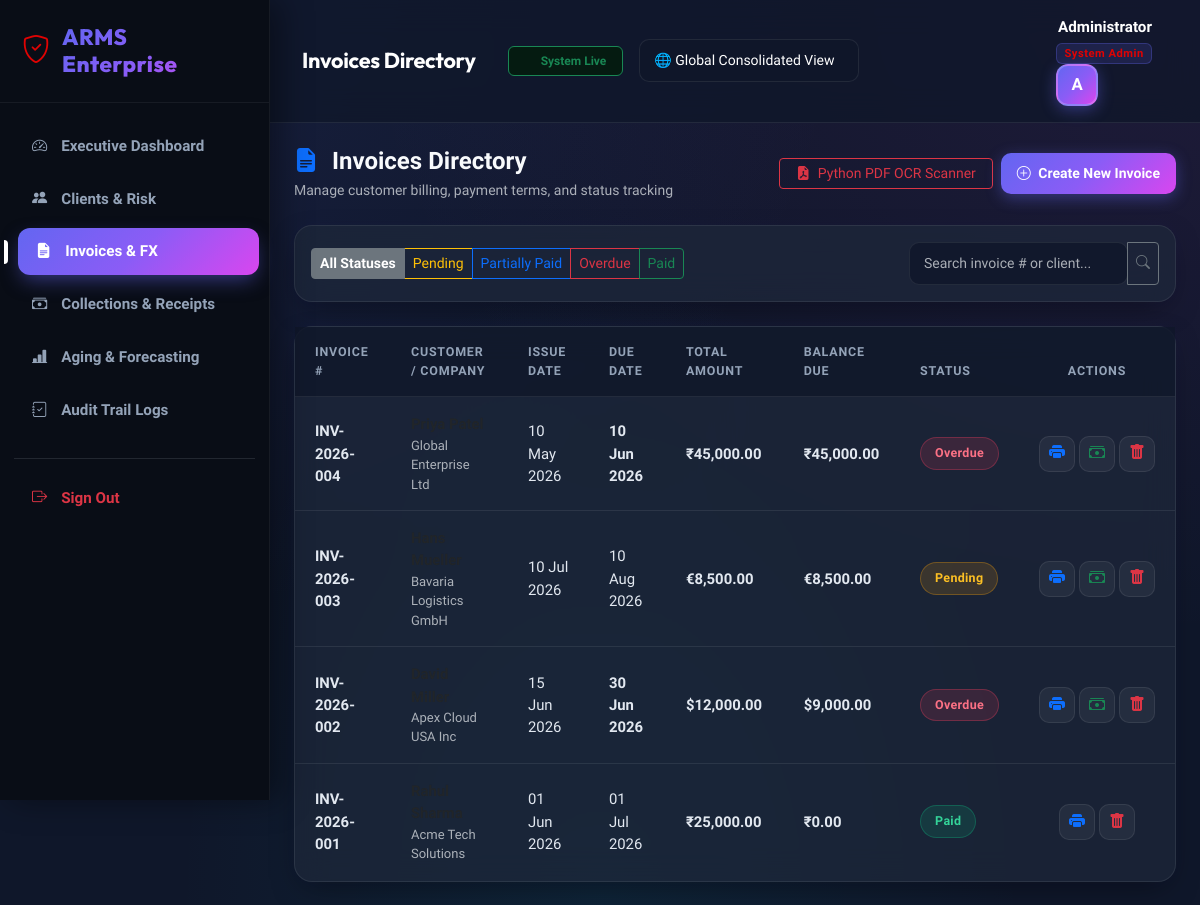
The page /invoices/index.php (signed in) on the database its author committed.
### tables this page shows
CREATE TABLE invoices (
    invoice_id INT AUTO_INCREMENT PRIMARY KEY,
    entity_id INT NOT NULL DEFAULT 1,
    customer_id INT NOT NULL,
    invoice_number VARCHAR(50) UNIQUE NOT NULL,
    invoice_date DATE NOT NULL,
    due_date DATE NOT NULL,
    currency_code VARCHAR(10) DEFAULT 'INR',
    fx_rate DECIMAL(10,4) DEFAULT 1.0000,  
    subtotal DECIMAL(12,2) NOT NULL DEFAULT 0.00,
    tax_amount DECIMAL(12,2) NOT NULL DEFAULT 0.00,
    total_amount DECIMAL(12,2) NOT NULL DEFAULT 0.00,
    paid_amount DECIMAL(12,2) NOT NULL DEFAULT 0.00,
    late_fee DECIMAL(12,2) NOT NULL DEFAULT 0.00,
    status ENUM('Pending','Partially Paid','Paid','Overdue') DEFAULT 'Pending',
    notes TEXT,
    created_at TIMESTAMP DEFAULT CURRENT_TIMESTAMP,
    FOREIGN KEY(entity_id) REFERENCES entities(entity_id) ON DELETE CASCADE,
    FOREIGN KEY(customer_id) REFERENCES customers(customer_id) ON DELETE CASCADE
);

CREATE TABLE customers (
    customer_id INT AUTO_INCREMENT PRIMARY KEY,
    entity_id INT NOT NULL DEFAULT 1,
    customer_name VARCHAR(100) NOT NULL,
    company_name VARCHAR(150),
    email VARCHAR(100),
    phone VARCHAR(20),
    address TEXT,
    city VARCHAR(100),
    state VARCHAR(100),
    country VARCHAR(100),
    currency_code VARCHAR(10) DEFAULT 'INR',
    credit_limit DECIMAL(12,2) DEFAULT 100000.00,
    payment_terms VARCHAR(50) DEFAULT 'Net 30',
    risk_level ENUM('Low','Medium','High') DEFAULT 'Low',
    credit_hold TINYINT(1) DEFAULT 0,  
    created_at TIMESTAMP DEFAULT CURRENT_TIMESTAMP,
    FOREIGN KEY (entity_id) REFERENCES entities(entity_id) ON DELETE CASCADE
);

### config/currency.php (called while the page is built, shortened)
<?php
if (!defined('CURRENCY_CONFIG')) {
    function format_currency($amount, $currency_code = 'INR') {
        global $CURRENCIES;
        $code = strtoupper($currency_code);
        $symbol = $CURRENCIES[$code]['symbol'] ?? $code;
        return $symbol . number_format((float)$amount, 2);
    }
}

### invoices/index.php (the view, shortened to what this page needs)
<?php
require_once "../config/database.php";
require_once "../config/currency.php";
include "../includes/header.php";
include "../includes/sidebar.php";
$status_filter = trim($_GET['status'] ?? '');
$search = trim($_GET['search'] ?? '');
try {
    $where = [];
    $params = [];
    $where_sql = count($where) > 0 ? "WHERE " . implode(" AND ", $where) : "";
    $sql = "
        SELECT i.*, c.customer_name, c.company_name
        FROM invoices i
        JOIN customers c ON i.customer_id = c.customer_id
        $where_sql
        ORDER BY i.invoice_id DESC
    ";
    $stmt = $conn->prepare($sql);
    $stmt->execute($params);
    $invoices = $stmt->fetchAll(PDO::FETCH_ASSOC);
} catch (PDOException $e) {
    die("Database Error: " . $e->getMessage());
}
?>
<div class="content">
    <?php include "../includes/navbar.php"; ?>
    <div class="container-fluid p-4">
        <div class="d-flex flex-column flex-md-row justify-content-between align-items-md-center gap-3 mb-4">
            <div>
                <h4 class="fw-bold mb-1"><i class="bi bi-file-earmark-text-fill text-primary me-2"></i> Invoices Directory</h4>
                <p class="text-muted small mb-0">Manage customer billing, payment terms, and status tracking</p>
            </div>
            <div class="d-flex align-items-center gap-2">
                <a href="upload_ocr.php" class="btn btn-outline-danger btn-sm px-3">
                    <i class="bi bi-file-earmark-pdf-fill me-1"></i> Python PDF OCR Scanner
                </a>
                <a href="add.php" class="btn btn-primary btn-sm px-3">
                    <i class="bi bi-plus-circle me-1"></i> Create New Invoice
                </a>
            </div>
        </div>
        <div class="card-custom p-3 mb-4">
            <div class="d-flex flex-column flex-md-row justify-content-between align-items-md-center gap-3">
                <div class="btn-group btn-group-sm" role="group">
                    <a href="index.php" class="btn btn-outline-secondary <?= $status_filter === '' ? 'active fw-bold' : '' ?>">All Statuses</a>
                    <a href="index.php?status=Pending" class="btn btn-outline-warning <?= $status_filter === 'Pending' ? 'active fw-bold' : '' ?>">Pending</a>
                    <a href="index.php?status=Partially Paid" class="btn btn-outline-primary <?= $status_filter === 'Partially Paid' ? 'active fw-bold' : '' ?>">Partially Paid</a>
                    <a href="index.php?status=Overdue" class="btn btn-outline-danger <?= $status_filter === 'Overdue' ? 'active fw-bold' : '' ?>">Overdue</a>
                    <a href="index.php?status=Paid" class="btn btn-outline-success <?= $status_filter === 'Paid' ? 'active fw-bold' : '' ?>">Paid</a>
                </div>
                <form method="GET" action="index.php" class="d-flex align-items-center gap-2">
                    <div class="input-group input-group-sm" style="width: 250px;">
                        <input type="text" name="search" class="form-control" placeholder="Search invoice # or client..." value="<?= htmlspecialchars($search) ?>">
                        <button class="btn btn-outline-secondary" type="submit"><i class="bi bi-search"></i></button>
                    </div>
                </form>
            </div>
        </div>
        <div class="card-custom">
            <div class="table-responsive">
                <table class="table table-custom mb-0">
                    <thead>
                        <tr>
                            <th>Invoice #</th>
                            <th>Customer / Company</th>
                            <th>Issue Date</th>
                            <th>Due Date</th>
                            <th>Total Amount</th>
                            <th>Balance Due</th>
                            <th>Status</th>
                            <th width="140" class="text-center">Actions</th>
                        </tr>
                    </thead>
                    <tbody>
                        <?php if (count($invoices) > 0): ?>
                            <?php foreach ($invoices as $inv):
                                $balance = max(0, $inv['total_amount'] - $inv['paid_amount']);
                                $is_overdue = ($inv['status'] === 'Overdue') || ($inv['due_date'] < date('Y-m-d') && $inv['status'] !== 'Paid');
                                $curr = $inv['currency_code'] ?? 'INR';
                                $badge_class = 'badge-pending';
                                $status_text = $inv['status'];
                                if ($inv['status'] === 'Paid') {
                                    $badge_class = 'badge-paid';
                                } elseif ($inv['status'] === 'Partially Paid') {
                                    $badge_class = 'badge-partial';
                                } elseif ($is_overdue) {
                                    $badge_class = 'badge-overdue';
                                    $status_text = 'Overdue';
                                }
                            ?>
                                <tr>
                                    <td class="fw-bold text-indigo"><?= htmlspecialchars($inv['invoice_number']) ?></td>
                                    <td>
                                        <div class="fw-semibold text-dark"><?= htmlspecialchars($inv['customer_name']) ?></div>
                                        <div class="text-muted small"><?= htmlspecialchars($inv['company_name'] ?: 'Individual Client') ?></div>
                                    </td>
                                    <td class="small"><?= date('d M Y', strtotime($inv['invoice_date'])) ?></td>
                                    <td class="small <?= $is_overdue ? 'text-danger fw-bold' : '' ?>"><?= date('d M Y', strtotime($inv['due_date'])) ?></td>
                                    <td class="fw-bold"><?= format_currency($inv['total_amount'], $curr) ?></td>
                                    <td class="fw-bold <?= $balance > 0 ? 'text-danger' : 'text-success' ?>"><?= format_currency($balance, $curr) ?></td>
                                    <td><span class="badge-status <?= $badge_class ?>"><?= htmlspecialchars($status_text) ?></span></td>
                                    <td class="text-center">
                                        <div class="d-flex justify-content-center gap-1">
                                            <a href="view.php?id=<?= $inv['invoice_id'] ?>" class="btn btn-action btn-light text-primary" title="View / Print Invoice">
                                                <i class="bi bi-printer-fill"></i>
                                            </a>
                                            <?php if ($balance > 0): ?>
                                                <a href="../payments/add.php?invoice_id=<?= $inv['invoice_id'] ?>" class="btn btn-action btn-light text-success" title="Record Payment">
                                                    <i class="bi bi-cash-stack"></i>
                                                </a>
                                            <?php endif; ?>
                                            <a href="delete.php?id=<?= $inv['invoice_id'] ?>" class="btn btn-action btn-light text-danger" title="Delete Invoice" onclick="return confirm('Are you sure you want to delete this invoice?')">
                                                <i class="bi bi-trash-fill"></i>
                                            </a>
                                        </div>
                                    </td>
                                </tr>
                            <?php endforeach; ?>
                        <?php endif; ?>
                    </tbody>
                </table>
            </div>
        </div>
    </div>
</div>
<?php include "../includes/footer.php"; ?>

### assets/css/dashboard.css (style rules this page uses)
:root { --primary: #6366f1; --primary-gradient: linear-gradient(135deg, #6366f1 0%, #8b5cf6 50%, #d946ef 100%); --primary-glow: rgba(99, 102, 241, 0.25); --bg-main: #0f172a; --bg-card: rgba(30, 41, 59, 0.7); --bg-card-hover: rgba(30, 41, 59, 0.9); --border-glass: rgba(255, 255, 255, 0.08); --border-highlight: rgba(99, 102, 241, 0.3); --sidebar-bg: #090d16; --sidebar-border: rgba(255, 255, 255, 0.06); --text-main: #f8fafc; --text-muted: #94a3b8; --text-dark: #e2e8f0; --success: #10b981; --success-bg: rgba(16, 185, 129, 0.12); --warning: #f59e0b; --warning-bg: rgba(245, 158, 11, 0.12); --danger: #f43f5e; --danger-bg: rgba(244, 63, 94, 0.12); --info: #06b6d4; --info-bg: rgba(6, 182, 212, 0.12); --shadow-card: 0 10px 30px -10px rgba(0, 0, 0, 0.5), 0 0 15px rgba(99, 102, 241, 0.05); --shadow-hover: 0 20px 40px -15px rgba(99, 102, 241, 0.25), 0 0 25px rgba(168, 85, 247, 0.15); }
body { font-family: 'Plus Jakarta Sans', 'Outfit', sans-serif; background-color: var(--bg-main); background-image: radial-gradient(at 0% 0%, rgba(99, 102, 241, 0.12) 0px, transparent 50%), radial-gradient(at 100% 0%, rgba(217, 70, 239, 0.08) 0px, transparent 50%), radial-gradient(at 50% 100%, rgba(6, 182, 212, 0.08) 0px, transparent 50%); background-attachment: fixed; color: var(--text-main); margin: 0; padding: 0; min-height: 100vh; }
.content { margin-left: 270px; min-height: 100vh; display: flex; flex-direction: column; }
.card-custom { background: var(--bg-card); backdrop-filter: blur(16px); -webkit-backdrop-filter: blur(16px); border: 1px solid var(--border-glass); border-radius: 18px; box-shadow: var(--shadow-card); transition: all 0.3s cubic-bezier(0.4, 0, 0.2, 1); color: var(--text-main); }
.text-indigo { color: #e00303 !important; }
.badge-status { padding: 6px 14px; font-weight: 700; font-size: 0.78rem; border-radius: 30px; display: inline-flex; align-items: center; gap: 6px; letter-spacing: 0.3px; }
.badge-pending { background: rgba(245, 158, 11, 0.15); color: #fbbf24; border: 1px solid rgba(245, 158, 11, 0.3); }
.badge-paid { background: rgba(16, 185, 129, 0.15); color: #34d399; border: 1px solid rgba(16, 185, 129, 0.3); }
.badge-overdue { background: rgba(244, 63, 94, 0.15); color: #fb7185; border: 1px solid rgba(244, 63, 94, 0.3); }
.table-custom { color: var(--text-main); margin: 0; }
.table-custom th { background: rgba(15, 23, 42, 0.8) !important; color: var(--text-muted) !important; font-weight: 700; font-size: 0.78rem; text-transform: uppercase; letter-spacing: 0.8px; border-bottom: 1px solid var(--border-glass) !important; padding: 16px 20px !important; }
.table-custom td { padding: 16px 20px !important; vertical-align: middle; color: var(--text-dark) !important; border-bottom: 1px solid var(--border-glass) !important; background: transparent !important; font-size: 0.93rem; }
.btn-primary { background: var(--primary-gradient); border: none; border-radius: 10px; font-weight: 700; padding: 10px 20px; box-shadow: 0 4px 15px rgba(99, 102, 241, 0.4); transition: all 0.25s ease; }
.btn-action { width: 36px; height: 36px; padding: 0; display: inline-flex; align-items: center; justify-content: center; border-radius: 10px; background: rgba(255, 255, 255, 0.05); border: 1px solid var(--border-glass); color: var(--text-main); transition: all 0.2s ease; }
.form-control, .form-select { background: rgba(15, 23, 42, 0.8) !important; border: 1px solid var(--border-glass) !important; color: #ffffff !important; border-radius: 10px !important; padding: 10px 14px !important; }

### rows shown on the page
invoices: invoice_number "INV-2026-004", customer.company_name "Global Enterprise Ltd", invoice_date "10 May 2026", due_date "10 Jun 2026", format_currency($inv['total_amount'], $curr) "₹45,000.00", format_currency($balance, $curr) "₹45,000.00", status "Overdue"
invoices: invoice_number "INV-2026-003", customer.company_name "Bavaria Logistics GmbH", invoice_date "10 Jul 2026", due_date "10 Aug 2026", format_currency($inv['total_amount'], $curr) "€8,500.00", format_currency($balance, $curr) "€8,500.00", status "Pending"
invoices: invoice_number "INV-2026-002", customer.company_name "Apex Cloud USA Inc", invoice_date "15 Jun 2026", due_date "30 Jun 2026", format_currency($inv['total_amount'], $curr) "$12,000.00", format_currency($balance, $curr) "$9,000.00", status "Overdue"
invoices: invoice_number "INV-2026-001", customer.company_name "Acme Tech Solutions", invoice_date "01 Jun 2026", due_date "01 Jul 2026", format_currency($inv['total_amount'], $curr) "₹25,000.00", format_currency($balance, $curr) "₹0.00", status "Paid"

### other values the page prints
$page_header "Invoices Directory"
$user_name "Administrator"
$user_role "System Admin"
$initial "A"
